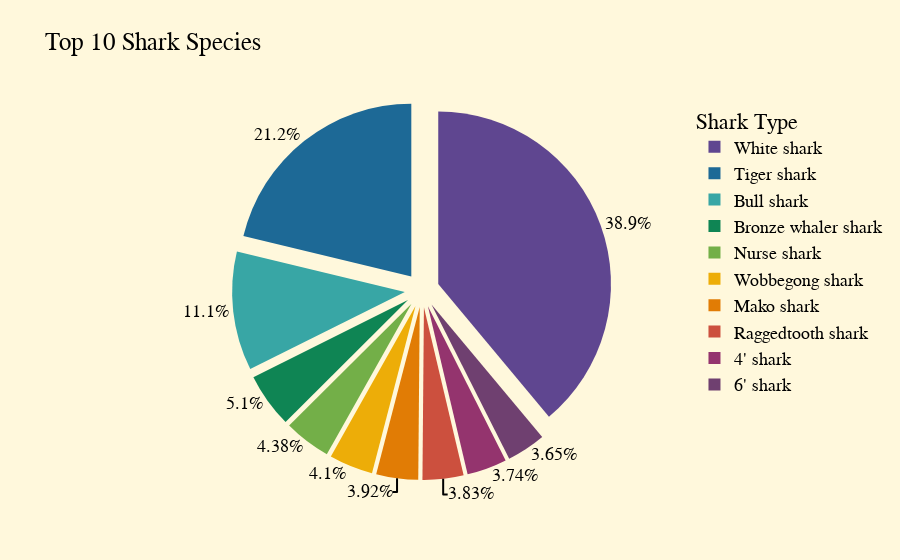

Notebook code for this chart:
### Code cell
#This is a univariate analysis

# Visualization - I won't be including first two rows of this dataFrame because the species of Shark is unknwon
fig = px.pie(data_frame = bySpecies_count.iloc[2:12,:],
             values = 'Count',
             names = 'Species',
             title = 'Top 10 Shark Species',
             color_discrete_sequence=px.colors.qualitative.Prism
             )

fig.update_traces(textposition ='outside',
                  textinfo = 'percent', pull = [0.1]*10)
fig.update_layout(paper_bgcolor='cornsilk',
                  legend_title = 'Shark Type',
                  font = dict(
                      family = "Courier New, monospace",
                      size = 18,
                      color = 'black'
                  ))

fig.show()

### Figure 1 — Plotly figure (JSON) as saved in the notebook; plotly's stock layout.template omitted (floating-point values rounded to 4 significant figures)
{"data": [{"domain": {"x": [0.0, 1.0], "y": [0.0, 1.0]}, "hovertemplate": "Species=%{label}<br>Count=%{value}<extra></extra>", "labels": ["White shark", "Tiger shark", "Bull shark", "Bronze whaler shark", "Nurse shark", "Wobbegong shark", "Mako shark", "Raggedtooth shark", "4' shark", "6' shark"], "legendgroup": "", "name": "", "pull": [0.1, 0.1, 0.1, 0.1, 0.1, 0.1, 0.1, 0.1, 0.1, 0.1], "showlegend": true, "textinfo": "percent", "textposition": "outside", "type": "pie", "values": [427, 233, 122, 56, 48, 45, 43, 42, 41, 40]}], "layout": {"font": {"color": "black", "family": "Courier New, monospace", "size": 18}, "legend": {"title": {"text": "Shark Type"}, "tracegroupgap": 0}, "paper_bgcolor": "cornsilk", "piecolorway": ["rgb(95, 70, 144)", "rgb(29, 105, 150)", "rgb(56, 166, 165)", "rgb(15, 133, 84)", "rgb(115, 175, 72)", "rgb(237, 173, 8)", "rgb(225, 124, 5)", "rgb(204, 80, 62)", "rgb(148, 52, 110)", "rgb(111, 64, 112)", "rgb(102, 102, 102)"], "title": {"text": "Top 10 Shark Species"}}}
